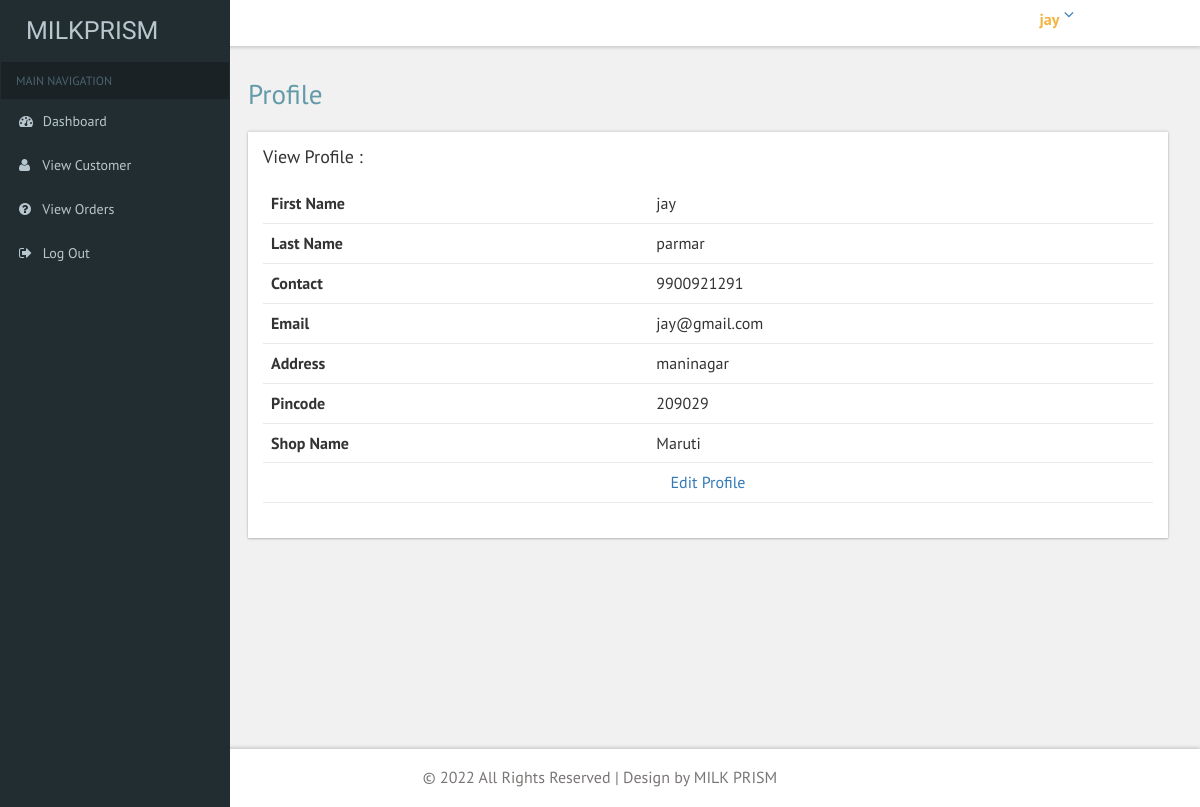
The app's page /deliveryman/profile.php (signed in) with its own data.
### tables this page shows
CREATE TABLE `deliveryman` (
  `deliveryman_id` int(11) NOT NULL,
  `fname` varchar(30) NOT NULL,
  `lname` varchar(30) NOT NULL,
  `email` varchar(50) NOT NULL,
  `contact` bigint(10) NOT NULL,
  `address` text NOT NULL,
  `pincode` int(11) NOT NULL,
  `password` varchar(50) NOT NULL,
  `reg_date` date NOT NULL,
  `shop_id` int(11) NOT NULL
);

CREATE TABLE `shop` (
  `shop_id` int(11) NOT NULL,
  `shop_name` varchar(50) NOT NULL,
  `shop_email` varchar(50) NOT NULL,
  `shop_contact` bigint(10) NOT NULL,
  `shop_address` text NOT NULL,
  `city_id` int(11) NOT NULL,
  `area_id` int(11) NOT NULL,
  `pincode` int(11) NOT NULL,
  `shopkeeper_name` varchar(100) NOT NULL,
  `shopkeeper_contact` bigint(10) NOT NULL,
  `shop_image` varchar(50) NOT NULL,
  `status` int(11) NOT NULL,
  `registration_date` date NOT NULL,
  `password` varchar(50) NOT NULL
);

### deliveryman/profile.php (the view, shortened to what this page needs)
<?php
include "common/connection.php";
$id = $_SESSION["deliveryman_id"];
$category = $con->query("select * from deliveryman where deliveryman_id='$id'");
$deliveryman = $category->fetch_object();
$shop = $con->query("select * from shop where shop_id='$deliveryman->shop_id'");
$s = $shop->fetch_object();
?>
<!DOCTYPE HTML>
<html>
<head>
<link href="css/bootstrap.css" rel='stylesheet' type='text/css' />
<link href="css/style.css" rel='stylesheet' type='text/css' />
<link href="css/font-awesome.css" rel="stylesheet">
 <link href='css/SidebarNav.min.css' media='all' rel='stylesheet' type='text/css'/>
<link href="css/custom.css" rel="stylesheet">
</head>
<body class="cbp-spmenu-push">
	<div class="main-content">
	<div class="cbp-spmenu cbp-spmenu-vertical cbp-spmenu-left" id="cbp-spmenu-s1">
		<aside class="sidebar-left">
      <?php include "common/sidebar.php"; ?>
    </aside>
	</div>
		<?php include "common/header.php"; ?>
		<div id="page-wrapper">
			<div class="main-page">
				<h2 class="title1">Profile</h2>
					<div class="panel-body widget-shadow">
						<h4 style="padding-bottom: 1em;">View Profile :</h4>
						<table class="table">
								<tr>
								  <th>First Name</th>
								  <td><?php echo "$deliveryman->fname"; ?></td>
								</tr>
								<tr>
								  <th>Last Name</th>
								  <td><?php echo "$deliveryman->lname"; ?></td>
								</tr>
								<tr>
								  <th>Contact</th>
								  <td><?php echo "$deliveryman->contact"; ?></td>
								</tr>
								<tr>
								  <th>Email</th>
								  <td><?php echo "$deliveryman->email"; ?></td>
								</tr>
								<tr>
								  <th>Address</th>
								  <td><?php echo "$deliveryman->address"; ?></td>
								</tr>
								<tr>
								  <th>Pincode</th>
								  <td><?php echo "$deliveryman->pincode"; ?></td>
								</tr>
								<tr>
									<th>Shop Name</th>
									<td><?php echo "$s->shop_name"; ?></td>
								</tr>
								<tr>
									<td colspan="2" style="text-align: center;"><a href="edit_profile.php?detail=<?php echo "$deliveryman->deliveryman_id"; ?>">Edit Profile</a></td>
								</tr>
						</table>
					</div>
			</div>
		</div>
		<?php include "common/footer.php"; ?>
	</div>
</body>
</html>

### deliveryman/common/header.php (shortened to what this page needs)
<?php
include "connection.php";
$id = $_SESSION["deliveryman_id"];
$admin = $con->query("select * from deliveryman where deliveryman_id='$id'");
$row = $admin->fetch_object();
?>
<div class="sticky-header header-section ">
			<div class="header-right">
				<div class="profile_details">
					<ul>
						<li class="dropdown profile_details_drop">
							<a href="#" class="dropdown-toggle" data-toggle="dropdown" aria-expanded="false">
								<div class="profile_img">
									<div class="user-name">
										<p><?php echo "$row->fname";?></p>
									</div>
									<i class="fa fa-angle-down"></i>
								</div>
							</a>
						</li>
					</ul>
				</div>
				<div class="clearfix"> </div>
			</div>
			<div class="clearfix"> </div>
		</div>

### deliveryman/css/custom.css (style rules this page uses)
#page-wrapper { padding:5em 2em 2.5em; background-color: #F1F1F1; }

### records on screen
deliveryman: fname "jay", lname "parmar", contact "9900921291", email "jay@gmail.com", address "maninagar", pincode "209029"
shop: shop_name "Maruti"
